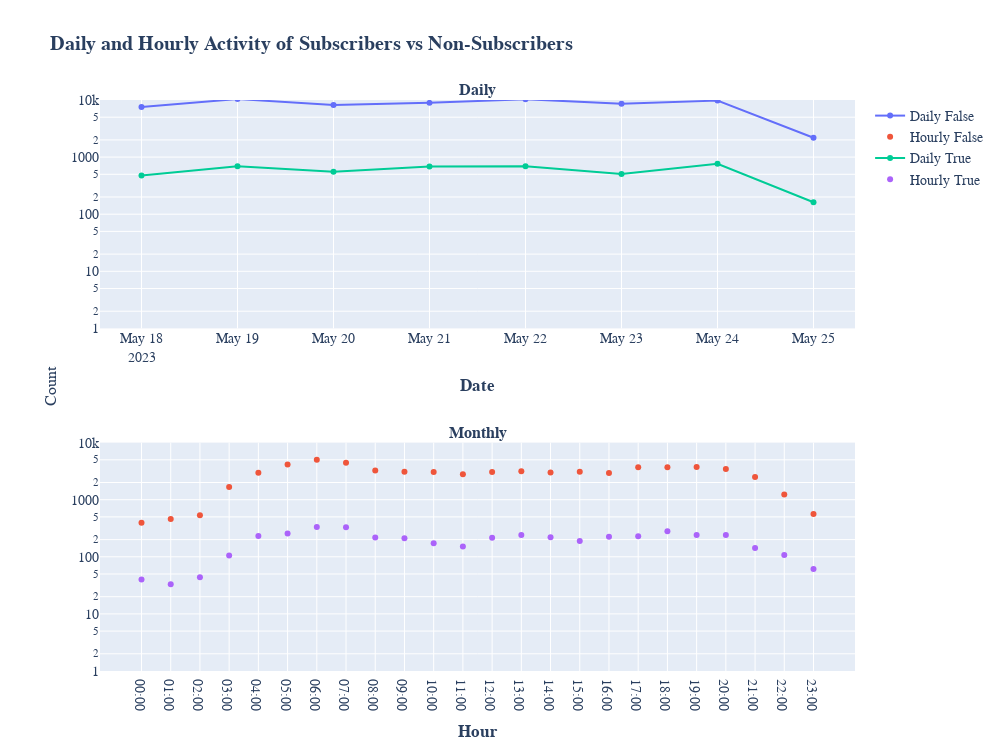

The notebook cell saved with this chart:
### Markdown cell above
### Activity

### Code cell
daily_hourly_activity_feature_bar_distribution(
    df_ = df, feature_ = 'is_subscriber', yrange = [0, 4],
    subplot_titles_ = ['<b>Daily<b>', '<b>Monthly<b>'],
    title_ = '<b>Daily and Hourly Activity of Subscribers vs Non-Subscribers<b>',
    height_ = 750, width_ = 1000
    )

### Figure 1 — Plotly figure (JSON) as saved in the notebook; plotly's stock layout.template omitted (floating-point values rounded to 4 significant figures)
{"data": [{"mode": "lines+markers+text", "name": "Daily False", "type": "scatter", "x": ["2023-05-18", "2023-05-19", "2023-05-20", "2023-05-21", "2023-05-22", "2023-05-23", "2023-05-24", "2023-05-25"], "xaxis": "x", "y": [7574, 10376, 8174, 8906, 10327, 8584, 9759, 2179], "yaxis": "y"}, {"mode": "markers+text", "name": "Hourly False", "type": "scatter", "x": ["00:00", "01:00", "02:00", "03:00", "04:00", "05:00", "06:00", "07:00", "08:00", "09:00", "10:00", "11:00", "12:00", "13:00", "14:00", "15:00", "16:00", "17:00", "18:00", "19:00", "20:00", "21:00", "22:00", "23:00"], "xaxis": "x2", "y": [396, 459, 535, 1664, 2966, 4127, 5004, 4450, 3249, 3079, 3067, 2793, 3049, 3140, 2998, 3094, 2941, 3707, 3694, 3727, 3435, 2493, 1236, 560], "yaxis": "y2"}, {"mode": "lines+markers+text", "name": "Daily True", "type": "scatter", "x": ["2023-05-18", "2023-05-19", "2023-05-20", "2023-05-21", "2023-05-22", "2023-05-23", "2023-05-24", "2023-05-25"], "xaxis": "x", "y": [474, 694, 553, 683, 688, 508, 764, 162], "yaxis": "y"}, {"mode": "markers+text", "name": "Hourly True", "type": "scatter", "x": ["00:00", "01:00", "02:00", "03:00", "04:00", "05:00", "06:00", "07:00", "08:00", "09:00", "10:00", "11:00", "12:00", "13:00", "14:00", "15:00", "16:00", "17:00", "18:00", "19:00", "20:00", "21:00", "22:00", "23:00"], "xaxis": "x2", "y": [40, 33, 44, 105, 231, 256, 332, 328, 217, 212, 173, 151, 215, 241, 220, 189, 224, 229, 279, 240, 241, 142, 107, 61], "yaxis": "y2"}], "layout": {"annotations": [{"font": {"size": 16}, "showarrow": false, "text": "<b>Daily<b>", "x": 0.5, "xanchor": "center", "xref": "paper", "y": 1, "yanchor": "bottom", "yref": "paper"}, {"font": {"size": 16}, "showarrow": false, "text": "<b>Monthly<b>", "x": 0.5, "xanchor": "center", "xref": "paper", "y": 0.4, "yanchor": "bottom", "yref": "paper"}, {"font": {"size": 16}, "showarrow": false, "text": "Count", "textangle": -90, "x": 0, "xanchor": "right", "xref": "paper", "xshift": -40, "y": 0.5, "yanchor": "middle", "yref": "paper"}], "font": {"family": "Courier New, monospace", "size": 14}, "height": 750, "margin": {"b": 50, "l": 100, "pad": 0, "r": 50, "t": 100}, "title": {"text": "<b>Daily and Hourly Activity of Subscribers vs Non-Subscribers<b>"}, "width": 1000, "xaxis": {"anchor": "y", "domain": [0, 1], "tickfont": {"size": 14}, "title": {"text": "<b>Date<b>"}}, "xaxis2": {"anchor": "y2", "domain": [0, 1], "tickfont": {"size": 14}, "title": {"text": "<b>Hour<b>"}}, "yaxis": {"anchor": "x", "domain": [0.6, 1], "range": [0, 4], "type": "log"}, "yaxis2": {"anchor": "x2", "domain": [0, 0.4], "range": [0, 4], "type": "log"}}}
